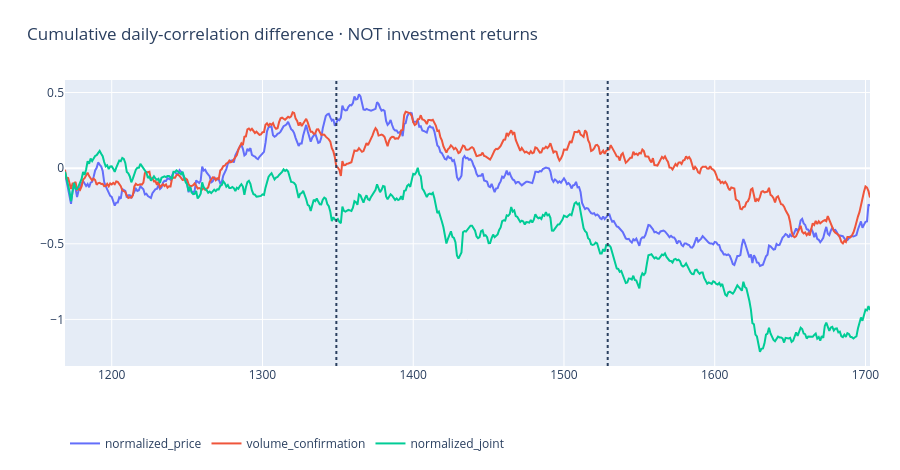

Notebook cell for this chart:
### Markdown cell above
## 6. Temporal concentration of information

### Code cell
figures[5][1].show(renderer='plotly_mimetype')

### Figure 1 — Plotly figure (JSON) as saved in the notebook; plotly's stock layout.template omitted (floating-point values rounded to 4 significant figures; data arrays with more than 128 entries replaced by an {"elided": "..."} marker saying what was removed)
{"data": [{"name": "normalized_price", "type": "scatter", "x": {"elided": "535 int values"}, "y": {"elided": "535 float values"}}, {"name": "volume_confirmation", "type": "scatter", "x": {"elided": "535 int values"}, "y": {"elided": "535 float values"}}, {"name": "normalized_joint", "type": "scatter", "x": {"elided": "535 int values"}, "y": {"elided": "535 float values"}}], "layout": {"height": 470, "legend": {"orientation": "h", "y": -0.22}, "margin": {"b": 70, "l": 65, "r": 30, "t": 80}, "shapes": [{"line": {"dash": "dot"}, "type": "line", "x0": 1349, "x1": 1349, "xref": "x", "y0": 0, "y1": 1, "yref": "y domain"}, {"line": {"dash": "dot"}, "type": "line", "x0": 1529, "x1": 1529, "xref": "x", "y0": 0, "y1": 1, "yref": "y domain"}], "title": {"text": "Cumulative daily-correlation difference · NOT investment returns", "x": 0.03}}}
